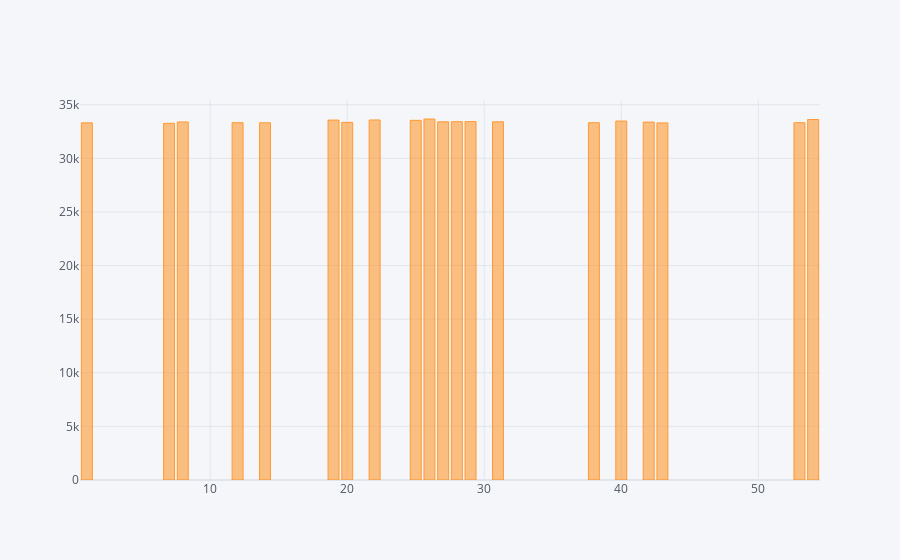

Source (notebook cell):
### Code cell
dflargest.iplot(kind='bar',x='Numbers',y='Frequency')

### Figure 1 — Plotly figure (JSON) as saved in the notebook; plotly's stock layout.template omitted (floating-point values rounded to 4 significant figures)
{"data": [{"marker": {"color": "rgba(255, 153, 51, 0.6)", "line": {"color": "rgba(255, 153, 51, 1.0)", "width": 1}}, "name": "Frequency", "orientation": "v", "text": "", "type": "bar", "x": [26, 54, 22, 19, 25, 40, 29, 28, 31, 27, 8, 42, 20, 12, 53, 38, 14, 1, 43, 7], "y": [33669, 33620, 33578, 33567, 33544, 33477, 33423, 33422, 33407, 33405, 33394, 33382, 33355, 33325, 33324, 33322, 33315, 33309, 33304, 33266]}], "layout": {"legend": {"bgcolor": "#F5F6F9", "font": {"color": "#4D5663"}}, "paper_bgcolor": "#F5F6F9", "plot_bgcolor": "#F5F6F9", "title": {"font": {"color": "#4D5663"}}, "xaxis": {"gridcolor": "#E1E5ED", "showgrid": true, "tickfont": {"color": "#4D5663"}, "title": {"font": {"color": "#4D5663"}, "text": ""}, "zerolinecolor": "#E1E5ED"}, "yaxis": {"gridcolor": "#E1E5ED", "showgrid": true, "tickfont": {"color": "#4D5663"}, "title": {"font": {"color": "#4D5663"}, "text": ""}, "zerolinecolor": "#E1E5ED"}}}
